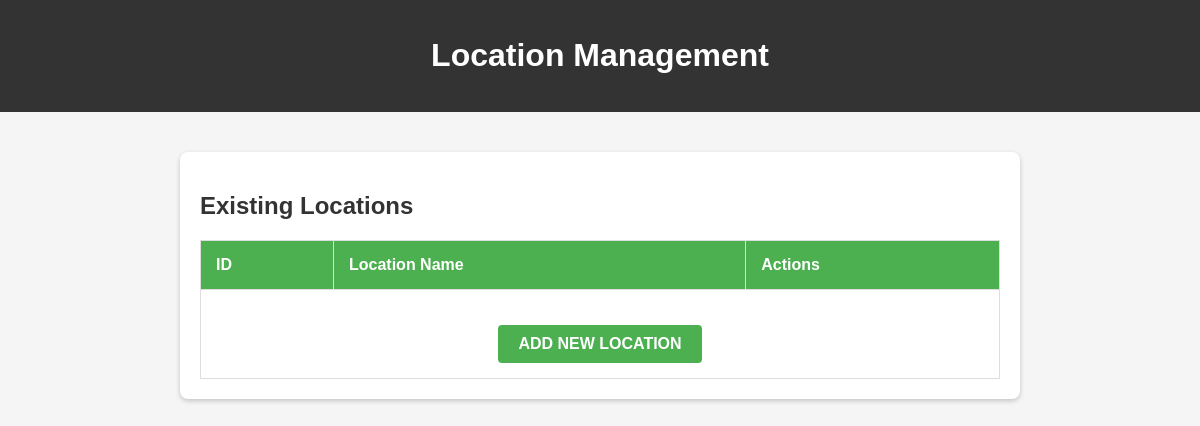
/Admin/admincrud.php, run on an earlier commit of the app's database.
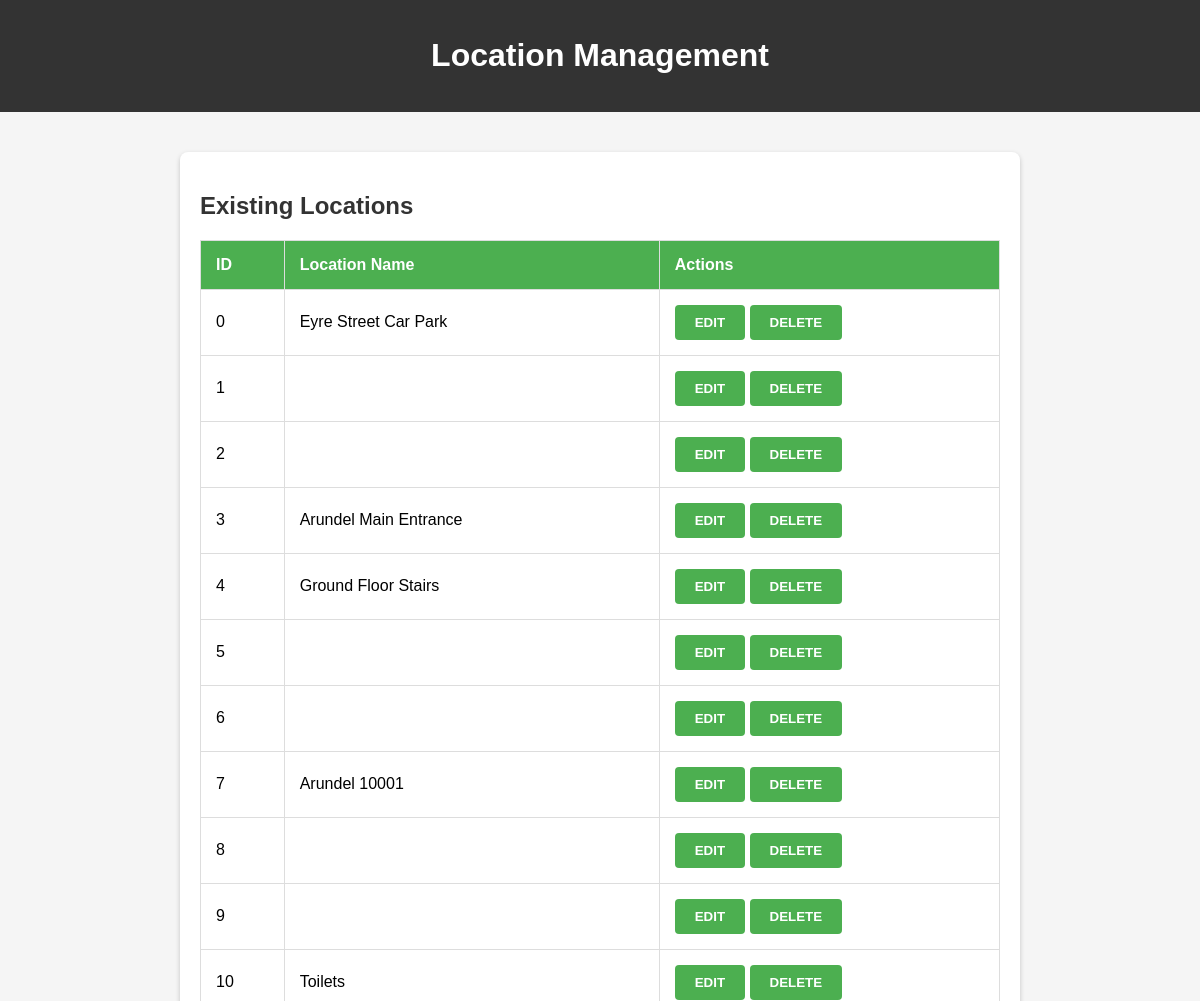
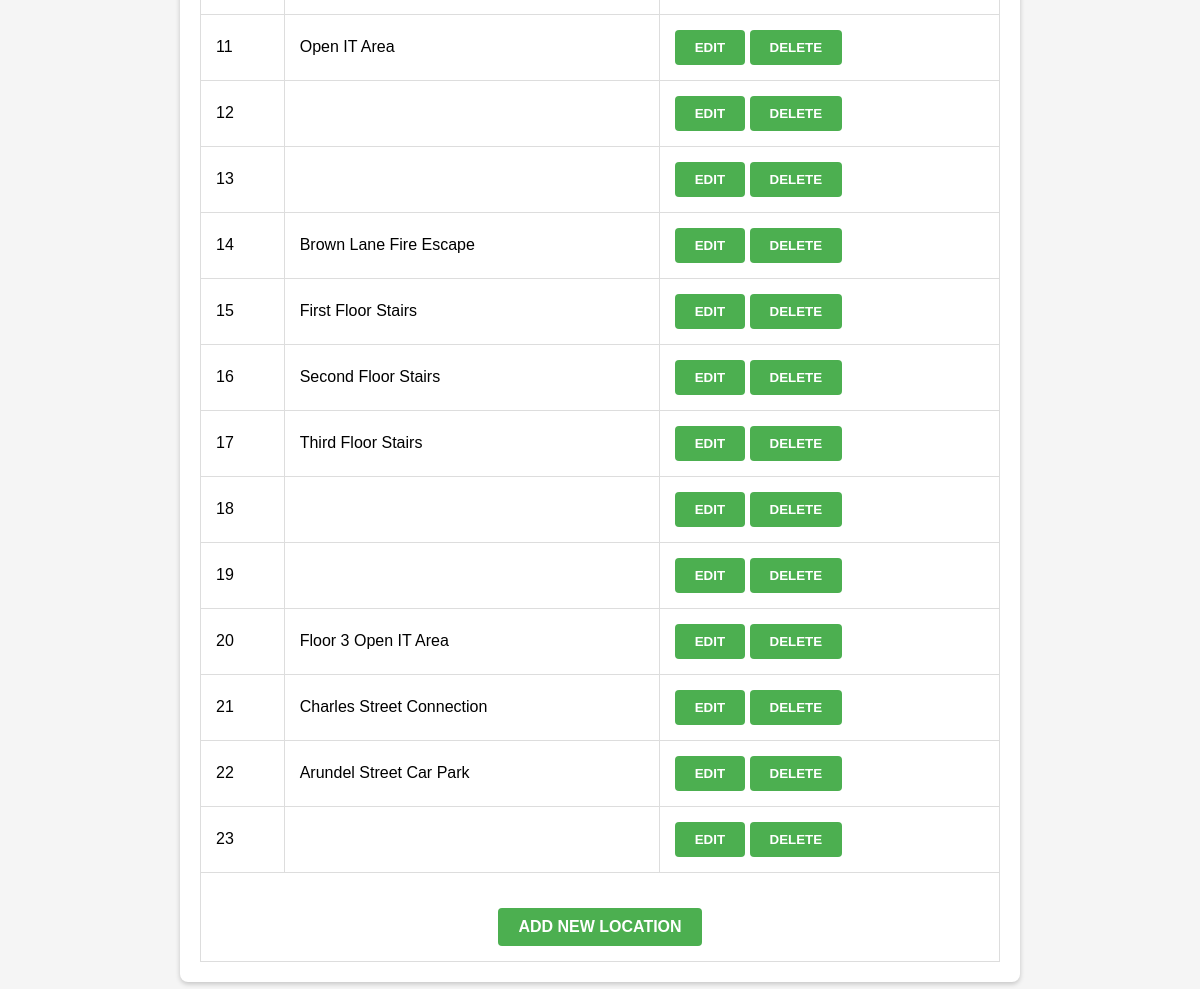
And on a later commit of the database (2 pictures, top to bottom).
### tables this page shows
CREATE TABLE "Node" (
	"node_id"	INTEGER NOT NULL UNIQUE,
	"name"	TEXT,
	"symbol"	TEXT,
	"notes"	TEXT,
	"category"	INTEGER,
	"is_outside"	INTEGER,
	"floor"	INTEGER, "x", "y",
	PRIMARY KEY("node_id" AUTOINCREMENT)
);

### Admin/admincrud.php (the view, shortened to what this page needs)
<?php
    $db = new SQLite3("databasepractice.db");
    $stmt = $db->prepare('SELECT node_id, name FROM Node');
    $result = $stmt->execute();
    $rows_array = [];
    while ($row = $result->fetchArray()) {
        $rows_array[] = $row;
    }
?>
<!DOCTYPE html>
<html lang="en">
<head>
    <link rel="stylesheet" href="../admincrud.css">
</head>
<body>
    <header>
        <h1>Location Management</h1>
    </header>
    <main>
        <section class="existing-locations">
            <h2>Existing Locations</h2>
            <table>
                <thead>
                    <tr>
                        <th>ID</th>
                        <th>Location Name</th>
                        <th>Actions</th>
                    </tr>
                </thead>
                <tbody>
                    <?php foreach ($rows_array as $row): ?>
                    <tr>
                        <td><?php echo htmlspecialchars($row['node_id']); ?></td>
                        <td><?php echo htmlspecialchars($row['name']); ?></td>
                        <td>
                            <form action="editEdges.php" method="post" style="display: inline;">
                                <button type="submit" name="edit" class="action-btn">Edit</button>
                            </form>
                            <form action="viewRelatedEdges.php" method="get" style="display: inline;">
                                <button type="submit" class="action-btn" onclick="return confirm('Are you sure you want to delete this node? This action will require you to update or delete related edges.');">Delete</button>
                            </form>
                        </td>
                    </tr>
                    <?php endforeach; ?>
                    <tr>
                        <td colspan="3" style="text-align: center;">
                            <a href="createLocation.php" class="action-btn">Add New Location</a>
                        </td>
                    </tr>
                </tbody>
            </table>
        </section>
    </main>
</body>
</html>

### admincrud.css (style rules this page uses)
body { font-family: Arial, sans-serif; background-color: #f5f5f5; margin: 0; padding: 0; }
header { background-color: #333; color: white; text-align: center; padding: 1em 0; }
main { padding: 20px; }
.location-form-section, .existing-locations { max-width: 800px; margin: 20px auto; background-color: #fff; padding: 20px; border-radius: 8px; box-shadow: 0 2px 5px rgba(0, 0, 0, 0.2); }
h2 { color: #333; margin-bottom: 15px; }
.action-btn { display: inline-block; background-color: #4CAF50; color: white; padding: 10px 20px; border: none; border-radius: 4px; cursor: pointer; font-weight: bold; text-transform: uppercase; transition: background-color 0.3s ease; }
table { width: 100%; border-collapse: collapse; margin-top: 20px; }
table, th, td { border: 1px solid #ddd; }
th, td { padding: 15px; text-align: left; }
th { background-color: #4CAF50; color: white; }
a { display: inline-block; background-color: #28a745; color: #ffffff; padding: 8px 12px; text-decoration: none; border-radius: 4px; margin-top: 20px; }

What changed in the data, as far as the page shows it:
added node: node_id "0", name "Eyre Street Car Park"
added node: node_id "1"
added node: node_id "2"
added node: node_id "3", name "Arundel Main Entrance"
added node: node_id "4", name "Ground Floor Stairs"
added node: node_id "5"
added node: node_id "6"
added node: node_id "7", name "Arundel 10001"
added node: node_id "8"
added node: node_id "9"
added node: node_id "10", name "Toilets"
added node: node_id "11", name "Open IT Area"
added node: node_id "12"
added node: node_id "13"
added node: node_id "14", name "Brown Lane Fire Escape"
added node: node_id "15", name "First Floor Stairs"
added node: node_id "16", name "Second Floor Stairs"
added node: node_id "17", name "Third Floor Stairs"
added node: node_id "18"
added node: node_id "19"
added node: node_id "20", name "Floor 3 Open IT Area"
added node: node_id "21", name "Charles Street Connection"
added node: node_id "22", name "Arundel Street Car Park"
added node: node_id "23"
